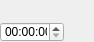
<?xml version="1.0" encoding="UTF-8"?>
<ui version="4.0">
 <class>TimelineControlsWidget</class>
 <widget class="QWidget" name="TimelineControlsWidget">
  <property name="geometry">
   <rect>
    <x>0</x>
    <y>0</y>
    <width>94</width>
    <height>42</height>
   </rect>
  </property>
  <property name="sizePolicy">
   <sizepolicy hsizetype="Fixed" vsizetype="Fixed">
    <horstretch>0</horstretch>
    <verstretch>0</verstretch>
   </sizepolicy>
  </property>
  <property name="minimumSize">
   <size>
    <width>86</width>
    <height>42</height>
   </size>
  </property>
  <property name="maximumSize">
   <size>
    <width>94</width>
    <height>42</height>
   </size>
  </property>
  <property name="windowTitle">
   <string>Form</string>
  </property>
  <property name="styleSheet">
   <string notr="true"> QPushButton {
     background-color: palette(Window);
 }</string>
  </property>
  <layout class="QVBoxLayout" name="verticalLayout">
   <property name="spacing">
    <number>2</number>
   </property>
   <property name="margin">
    <number>0</number>
   </property>
   <item>
    <widget class="QWidget" name="widget" native="true">
     <property name="sizePolicy">
      <sizepolicy hsizetype="Fixed" vsizetype="Fixed">
       <horstretch>0</horstretch>
       <verstretch>0</verstretch>
      </sizepolicy>
     </property>
     <property name="minimumSize">
      <size>
       <width>86</width>
       <height>20</height>
      </size>
     </property>
     <property name="maximumSize">
      <size>
       <width>86</width>
       <height>20</height>
      </size>
     </property>
     <layout class="QHBoxLayout" name="horizontalLayout">
      <property name="spacing">
       <number>2</number>
      </property>
      <property name="margin">
       <number>0</number>
      </property>
      <item>
       <widget class="QPushButton" name="toBeginButton">
        <property name="sizePolicy">
         <sizepolicy hsizetype="Fixed" vsizetype="Fixed">
          <horstretch>0</horstretch>
          <verstretch>0</verstretch>
         </sizepolicy>
        </property>
        <property name="text">
         <string/>
        </property>
        <property name="icon">
         <iconset>
          <normaloff>:/newTimeline/icons/toBegin.png</normaloff>
          <normalon>:/newTimeline/icons/rew.png</normalon>:/newTimeline/icons/toBegin.png</iconset>
        </property>
        <property name="iconSize">
         <size>
          <width>24</width>
          <height>24</height>
         </size>
        </property>
        <property name="flat">
         <bool>true</bool>
        </property>
       </widget>
      </item>
      <item>
       <widget class="QPushButton" name="playPauseButton">
        <property name="sizePolicy">
         <sizepolicy hsizetype="Fixed" vsizetype="Fixed">
          <horstretch>0</horstretch>
          <verstretch>0</verstretch>
         </sizepolicy>
        </property>
        <property name="text">
         <string/>
        </property>
        <property name="icon">
         <iconset resource="newTimelineIcons.qrc">
          <normaloff>:/newTimeline/icons/play.png</normaloff>
          <normalon>:/newTimeline/icons/pause.png</normalon>:/newTimeline/icons/play.png</iconset>
        </property>
        <property name="iconSize">
         <size>
          <width>24</width>
          <height>24</height>
         </size>
        </property>
        <property name="checkable">
         <bool>true</bool>
        </property>
        <property name="flat">
         <bool>true</bool>
        </property>
       </widget>
      </item>
      <item>
       <widget class="QPushButton" name="stopButton">
        <property name="sizePolicy">
         <sizepolicy hsizetype="Fixed" vsizetype="Fixed">
          <horstretch>0</horstretch>
          <verstretch>0</verstretch>
         </sizepolicy>
        </property>
        <property name="text">
         <string/>
        </property>
        <property name="icon">
         <iconset resource="newTimelineIcons.qrc">
          <normaloff>:/newTimeline/icons/stop.png</normaloff>
          <normalon>:/newTimeline/icons/stop2.png</normalon>:/newTimeline/icons/stop.png</iconset>
        </property>
        <property name="iconSize">
         <size>
          <width>24</width>
          <height>24</height>
         </size>
        </property>
        <property name="flat">
         <bool>true</bool>
        </property>
       </widget>
      </item>
      <item>
       <widget class="QPushButton" name="toEndButton">
        <property name="sizePolicy">
         <sizepolicy hsizetype="Fixed" vsizetype="Fixed">
          <horstretch>0</horstretch>
          <verstretch>0</verstretch>
         </sizepolicy>
        </property>
        <property name="text">
         <string/>
        </property>
        <property name="icon">
         <iconset resource="newTimelineIcons.qrc">
          <normaloff>:/newTimeline/icons/forw.png</normaloff>
          <normalon>:/newTimeline/icons/forw2.png</normalon>:/newTimeline/icons/forw.png</iconset>
        </property>
        <property name="iconSize">
         <size>
          <width>24</width>
          <height>24</height>
         </size>
        </property>
        <property name="flat">
         <bool>true</bool>
        </property>
       </widget>
      </item>
     </layout>
    </widget>
   </item>
   <item>
    <widget class="QWidget" name="widget_2" native="true">
     <property name="sizePolicy">
      <sizepolicy hsizetype="Fixed" vsizetype="Fixed">
       <horstretch>0</horstretch>
       <verstretch>0</verstretch>
      </sizepolicy>
     </property>
     <property name="minimumSize">
      <size>
       <width>86</width>
       <height>20</height>
      </size>
     </property>
     <property name="maximumSize">
      <size>
       <width>86</width>
       <height>20</height>
      </size>
     </property>
     <layout class="QHBoxLayout" name="horizontalLayout_2">
      <property name="spacing">
       <number>4</number>
      </property>
      <property name="margin">
       <number>0</number>
      </property>
      <item>
       <widget class="QDateTimeEdit" name="timeEditBox">
        <property name="enabled">
         <bool>true</bool>
        </property>
        <property name="sizePolicy">
         <sizepolicy hsizetype="Minimum" vsizetype="Preferred">
          <horstretch>0</horstretch>
          <verstretch>0</verstretch>
         </sizepolicy>
        </property>
        <property name="minimumSize">
         <size>
          <width>64</width>
          <height>20</height>
         </size>
        </property>
        <property name="maximumSize">
         <size>
          <width>64</width>
          <height>20</height>
         </size>
        </property>
        <property name="maximumTime">
         <time>
          <hour>23</hour>
          <minute>59</minute>
          <second>59</second>
         </time>
        </property>
        <property name="displayFormat">
         <string>mm:ss:zz</string>
        </property>
       </widget>
      </item>
      <item>
       <widget class="QPushButton" name="playbackDirectionButton">
        <property name="sizePolicy">
         <sizepolicy hsizetype="Fixed" vsizetype="Fixed">
          <horstretch>0</horstretch>
          <verstretch>0</verstretch>
         </sizepolicy>
        </property>
        <property name="minimumSize">
         <size>
          <width>20</width>
          <height>20</height>
         </size>
        </property>
        <property name="maximumSize">
         <size>
          <width>20</width>
          <height>20</height>
         </size>
        </property>
        <property name="text">
         <string/>
        </property>
        <property name="icon">
         <iconset resource="newTimelineIcons.qrc">
          <normaloff>:/newTimeline/icons/direction-white.png</normaloff>
          <normalon>:/newTimeline/icons/direction2-white.png</normalon>:/newTimeline/icons/direction-white.png</iconset>
        </property>
        <property name="iconSize">
         <size>
          <width>24</width>
          <height>24</height>
         </size>
        </property>
        <property name="checkable">
         <bool>true</bool>
        </property>
        <property name="flat">
         <bool>true</bool>
        </property>
       </widget>
      </item>
     </layout>
    </widget>
   </item>
  </layout>
 </widget>
 <resources>
  <include location="newTimelineIcons.qrc"/>
 </resources>
 <connections/>
</ui>
